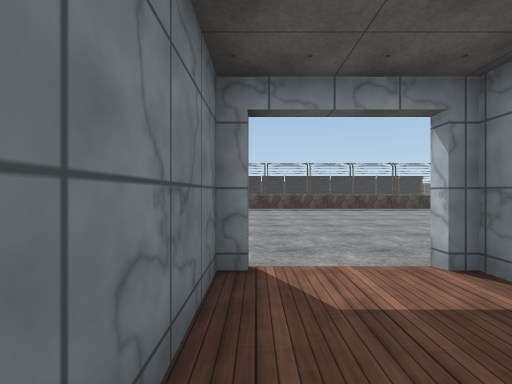
[1] (above)

24 first-person views from a walk through a 3-D level made in the Unity game engine. The camera is 1.5 m above the floor, looks level and sees 90° across. Doors are open. The floor is counted in squares, 2 m on a side. Each view is taken from the middle of a square. On the plan, view 1 faces up. The plan holds only what a view shows up to about 9 squares ahead; the rest is blank. The place goes on beyond the plan. Some surface patterns are stand-ins.

[2]
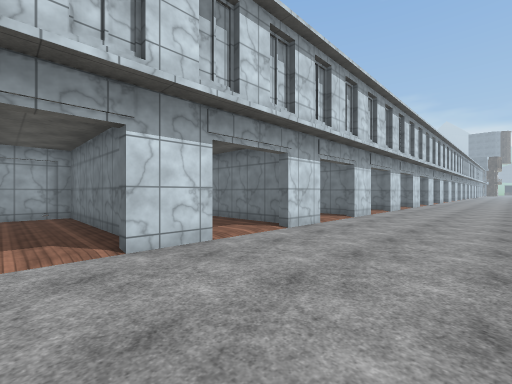

[3]
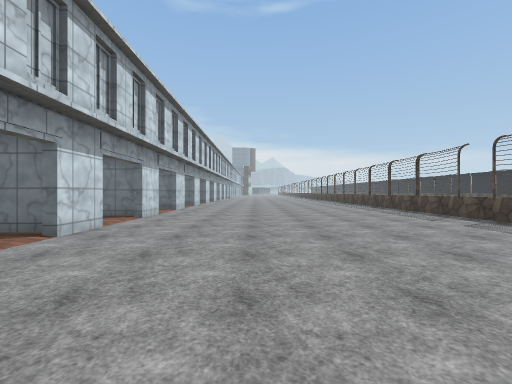

[4]
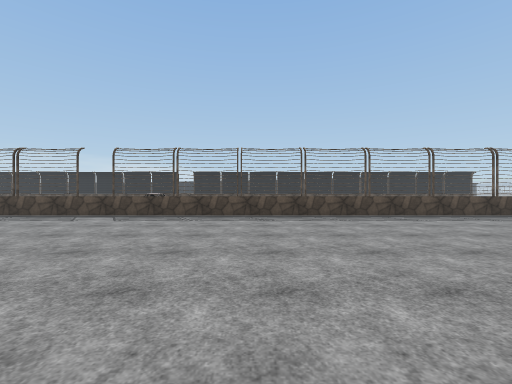

[5]
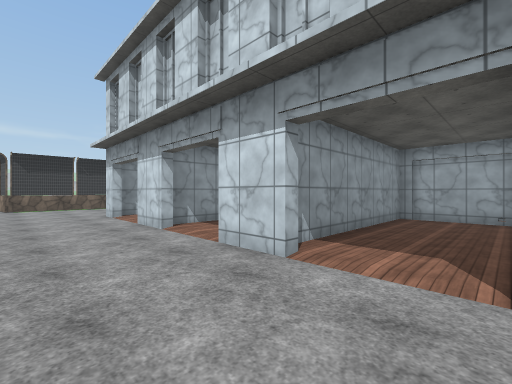

[6]
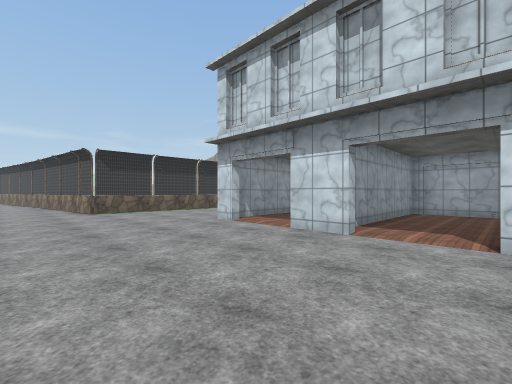

[7]
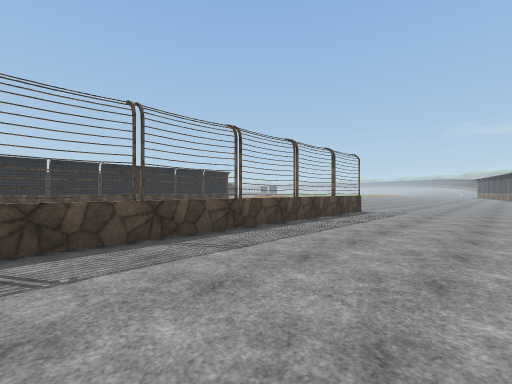

[8]
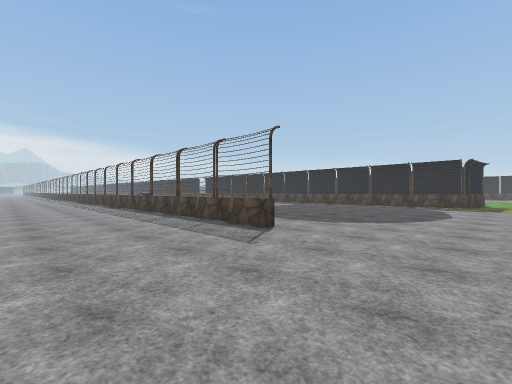

[9]
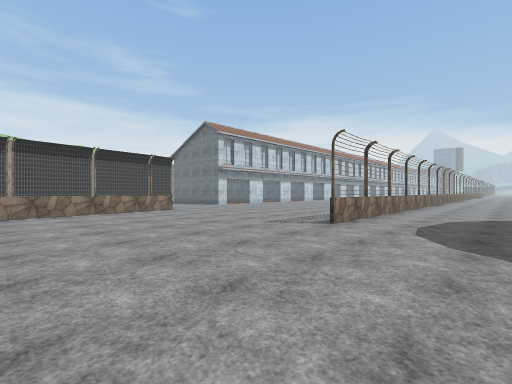

[10]
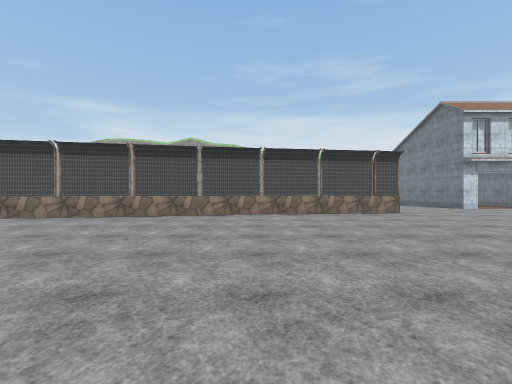

[11]
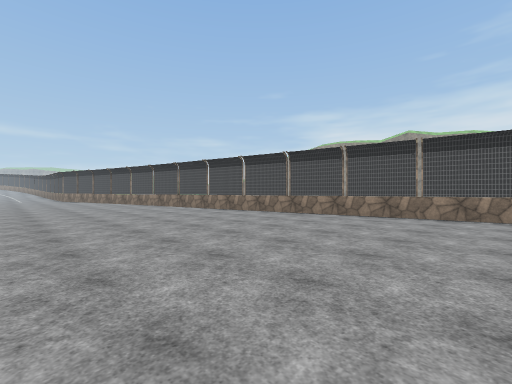

[12]
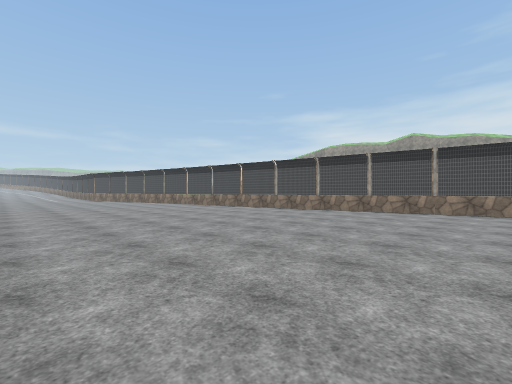

[13]
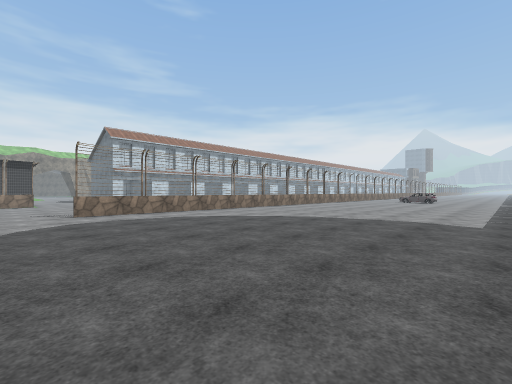

[14]
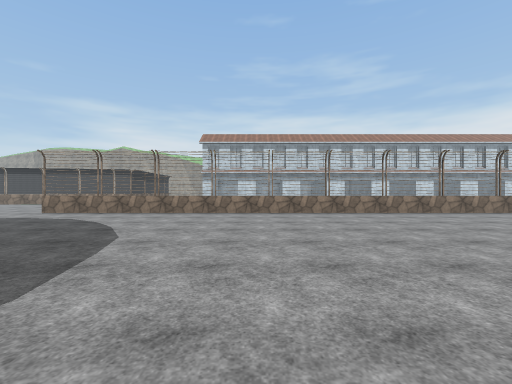

[15]
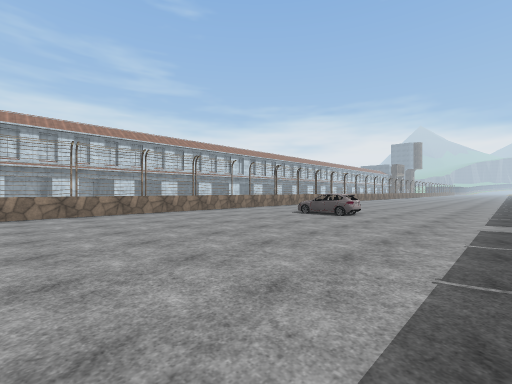

[16]
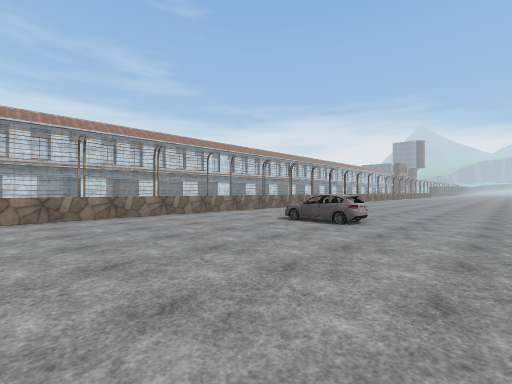

[17]
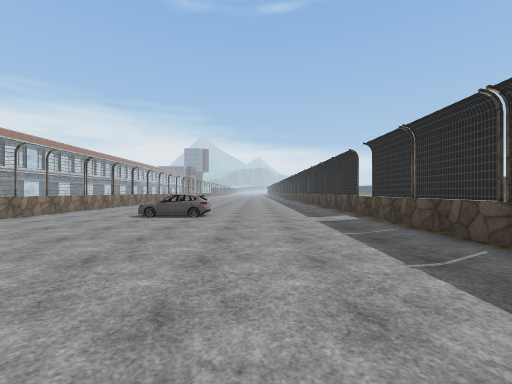

[18]
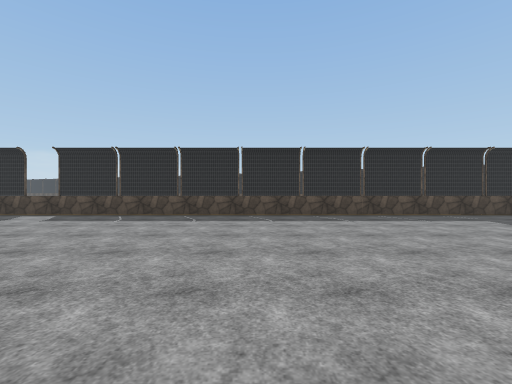

[19]
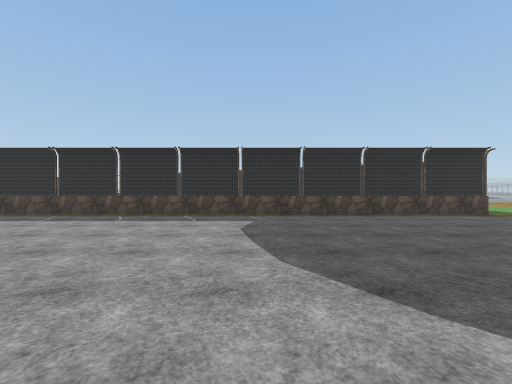

[20]
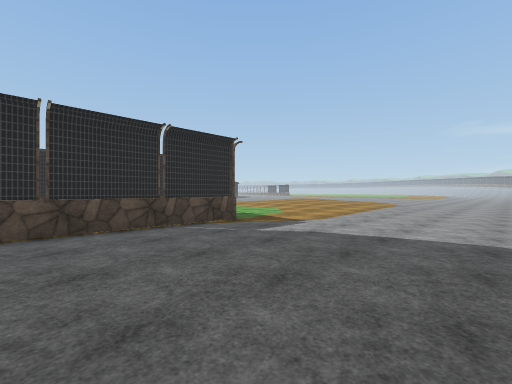

[21]
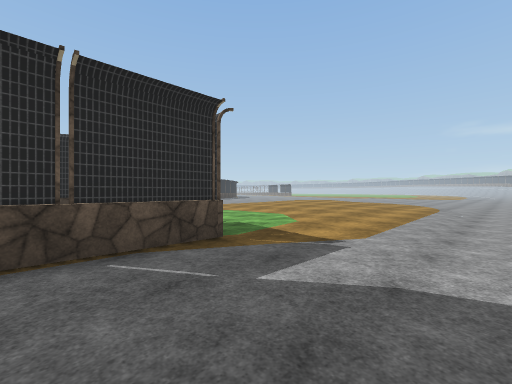

[22]
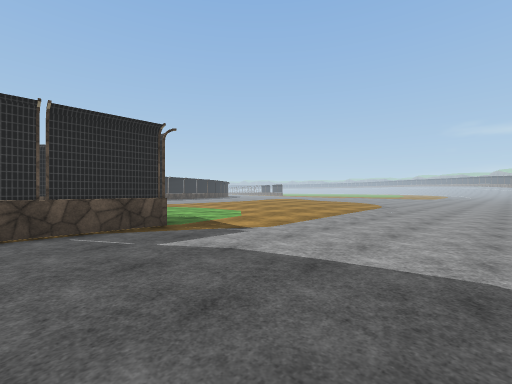

[23]
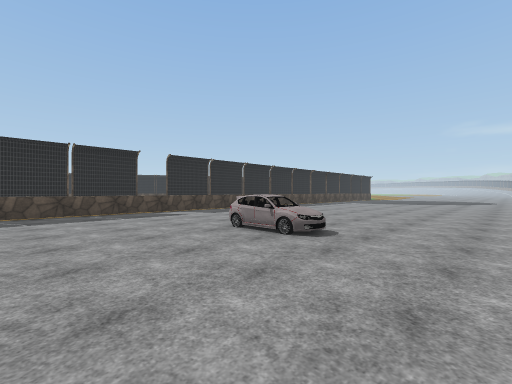

[24]
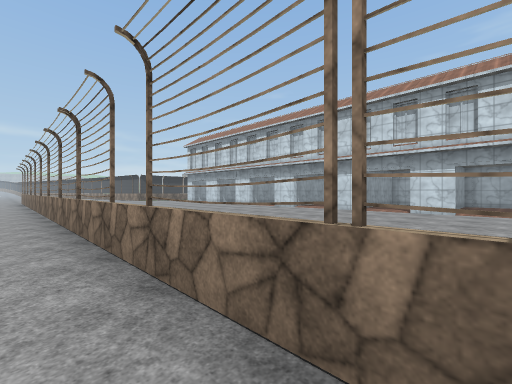

### Floor plan
Ten units are one square. View 1 is at (0, 0); x grows to the right and y downward. Boxes are objects, and circles mark ways between rooms. Rooms are numbered by the first view taken in them; rooms with no view inside come last. Other rooms are left out.
<svg viewBox="-105 -238 362 270">
<path fill="none" stroke="#000" d="M-4 -25 -4 27 21 27 21 -24M125 -120 -90 -120M145 -223 146 -233M146 -224 -100 -224M137 -50 178 -56M129 -46 252 -69M18 -27 31 -27M-14 -27 0 -27M-90 -121 125 -121M31 27 53 27 53 -24M50 -27 64 -27M-46 -27 -32 -27M-77 -27 -64 -27"/>
<rect x="-65" y="-175" width="10" height="20" fill="#bbb"><title>other object</title></rect>
<circle cx="5" cy="-35" r="3" fill="#2a7"/>
<text x="10" y="0">1</text>
<text x="90" y="-150">2</text>
<text x="40" y="0">3</text>
<text x="60" y="-30">4</text>
<text x="-40" y="-30">5</text>
<text x="-70" y="-30">6</text>
</svg>
Room 1 opens to room 2.

Where each view was taken, in squares from view 1:
view 1: 0 up, 0 right, facing up
view 2: 6 up, 1 right, facing down-left
view 3: 6 up, 1 right, facing left
view 4: 4 up, 1 left, facing up
view 5: 5 up, 0 right, facing down-right
view 6: 7 up, 3 right, facing down-right
view 7: 8 up, 3 right, facing up-right
view 8: 8 up, 16 right, facing up-left
view 9: 15 up, 18 right, facing down-left
view 10: 14 up, 18 right, facing down
view 11: 14 up, 18 right, facing down-right
view 12: 16 up, 18 right, facing down-right
view 13: 21 up, 14 right, facing down-left
view 14: 21 up, 5 right, facing down
view 15: 21 up, 2 right, facing down-left
view 16: 20 up, 0 right, facing down-left
view 17: 19 up, 2 right, facing left
view 18: 14 up, 1 right, facing up
view 19: 14 up, 7 right, facing up
view 20: 17 up, 10 right, facing up-right
view 21: 19 up, 12 right, facing up-right
view 22: 17 up, 12 right, facing up-right
view 23: 13 up, 10 left, facing up-right
view 24: 13 up, 9 left, facing down-right
